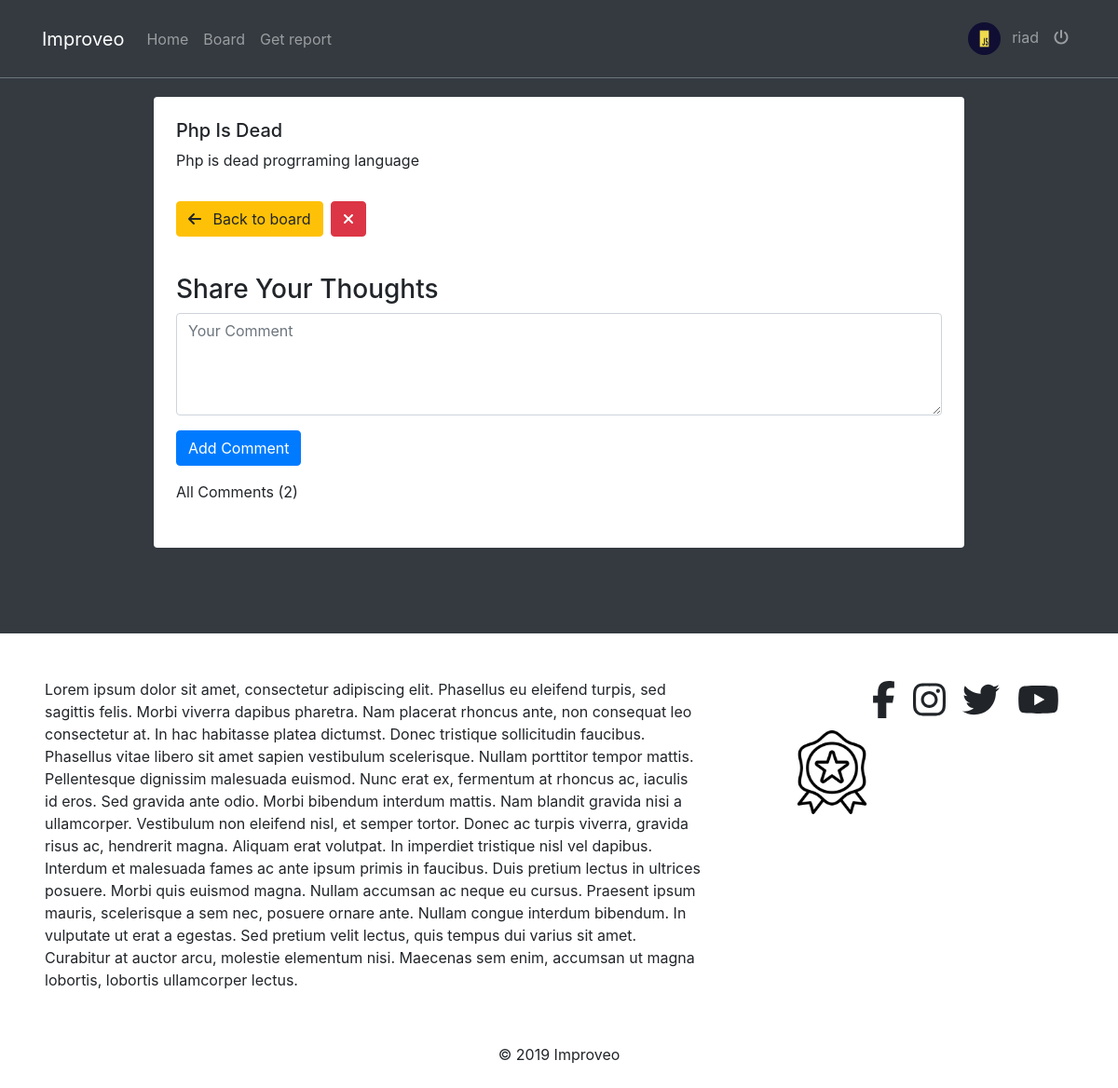
/posts/1/detail/ (signed in), run on the app's committed database.
### posts/models.py (models this page shows, shortened)
class Post(models.Model):
    author = models.ForeignKey(Profile,on_delete=models.CASCADE)
    liked = models.ManyToManyField(Profile,related_name='liked_prof',blank=True)
    updated = models.DateTimeField(auto_now=True)
    created = models.DateTimeField(auto_now_add=True)

class GeneralPost(Post):#bu model templatede gorunende kenarlari qirmizi seklinde gorunecek ve hami bu model ile post yaza biler ve paylasa biler
    title = models.CharField(max_length=200)
    description = models.TextField(max_length=350)
    image = models.ImageField(blank=True,upload_to=get_upload_path,validators=[FileExtensionValidator(['png', 'jpg', 'jpeg'])])

### posts/views.py (the view)
# urls.py: path('<pk>/detail/',GeneralPostDetail.as_view(),name='gp-detail'),
class GeneralPostDetail(LoginRequiredMixin,DetailView):
    model = GeneralPost
    template_name = 'posts/post-detail.html'
    def get_object(self,*args,**kwargs):#yeni objecte get,tut onu,al yeni
        pk = self.kwargs.get('pk')
        post_ = get_object_or_404(GeneralPost,pk=pk)
        return post_
    def get_context_data(self,**kwargs):
        context = super(GeneralPostDetail,self).get_context_data(**kwargs)
        context['form'] = CommentForm()
        return context
    def post(self,*args,**kwargs):
        profile = Profile.objects.get(user=self.request.user)
        post_ = self.get_object()
        form = CommentForm(self.request.POST or None)
        if form.is_valid():
            instance = form.save(commit=False)
            instance.user = profile
            instance.post = post_
            instance.body = form.cleaned_data.get('body')
            form.save()
        return redirect(self.request.META.get('HTTP_REFERER'))#ozunden evvelki seyfeye donur

### posts/forms.py
class CommentForm(forms.ModelForm):
    body = forms.CharField(label='',widget=forms.Textarea(attrs={'rows':'4','placeholder':'Your Comment'}))#widget yerine girdinse demeli uje html yazirsan kimi bir seydi diqqetli ol burda
    class Meta:
        model = Comment
        fields = ['body']

### profiles/context_processors.py (called while the page is built)
def profilePicView(request):
    if request.user.is_authenticated:
        user = request.user
        try:
            profile = Profile.objects.get(user=user)
            picprofile = profile.profile_picture
        except Profile.DoesNotExist:
            picprofile = None
        return {'picprofile': picprofile}
    return{}

def getProfileView(request):
    if request.user.is_authenticated:
        user = request.user
        try:
            profile = Profile.objects.get(user=user)
        except:
            profile = None
        return{'profile':profile}
    return{}

### profiles/models.py (called while the page is built)
    def __str__(self):
        return "{}".format(self.user)

### posts/templates/posts/post-detail.html (shortened to what this page needs)
{% extends "base.html" %}
{% load static %}
{% load crispy_forms_tags %}
{% block content %}
<br>
<div class="col-9 mx-auto">
    <div class="bg-white p-4 rounded">
        {% if object.report %}
                <table class="tg">
                    <tr>
                        <th class="tg-ve35">Author</th>
                        <th class="tg-wo29">{{ object.author }}</th>
                    </tr>
                    <tr>
                        <td class="tg-wo29">Day</td>
                        <td class="tg-wo29">{{ object.report.day }}</td>
                    </tr>
                    <tr>
                        <td class="tg-wo29">Hour from</td>
                        <td class="tg-wo29">{{ object.report.start_hour }}</td>
                    </tr>
                    <tr>
                        <td class="tg-wo29">Hour to</td>
                        <td class="tg-wo29">{{ object.report.end_hour }}</td>
                    </tr>
                    <tr>
                        <td class="tg-wo29">Product / Production Line</td>
                        <td class="tg-wo29">{{ object.report.product }} / {{object.report.production_line}}</td>
                    </tr>
                    <tr>
                        <td class="tg-wo29">Plan / Execution</td>
                        <td class="tg-wo29">{{ object.report.plan }} / {{object.report.execute}}</td>
                    </tr>
                </table>
                <br>
                <strong>{{object.problem_reported.category}}</strong>
                <br>
                <small class="text-muted">{{object.problem_reported.problem_id}}</small>
                <br>
                Cost : {{object.problem_reported.breakdown}} min
        {% else %}
                <h5>{{object.title}}</h5>
                <p>{{object.description}}</p>
        {% endif %}
        <div class="row container text-center">
            <div class="my-3">
                <a href="{% url 'posts:post-list-create' %}">
                    <button class="btn btn-warning">
                        <i class="fas fa-arrow-left mr-2"></i>
                        Back to board
                    </button>
                </a>
            </div>
            {% if not object.report and object.author.user == request.user %}
                <div class="my-3">
                    <a href="{% url 'posts:gp-delete' object.pk %}">
                        <button class="btn btn-danger h-100 ml-2">
                            <i class="fas fa-times"></i>
                        </button>
                    </a>
                </div>
            {% endif %}
        </div>
        <br>
        {% if not object.report %}
            <h3>Share Your Thoughts</h3>
            <form action="" method="POST" class="mb-3">
                {{form|crispy}}
                <button class="btn btn-primary" type="submit">Add Comment</button>
            </form>
            <div id="comments">
                All Comments ({{object.comments.all.count}})
            </div>
            <br>
        {% endif %}
    </div>
</div>
{% endblock content %}

### templates/navbar.html (shortened to what this page needs)
{% load static %}
{% url 'pform:homeView' as path_home %}
{% url 'posts:post-list-create' as path_board %}
{% url 'pform:selectView' as path_select %}
{% url 'profiles:profileView' as path_profiles %}
<nav class="navbar navbar-icon-top navbar-expand-lg navbar-dark bg-dark border-bottom border-secondary font-q fixed-top py-3">
    <div class="container">
        <a class="navbar-brand" href="{% url 'pform:homeView' %}">Improveo</a>
        <div class="collapse navbar-collapse" id="navbarSupportedContent">
            <ul class="navbar-nav mr-auto">
                <li class="nav-item">
                    <a class="nav-link {% if request.path == path_home %}active{% endif %}" href="{{path_home}}">Home</a>
                </li>
                <li class="nav-item">
                    <a class="nav-link {% if request.path == path_board %}active{% endif %}" href="{{path_board}}">Board</a>
                </li>
                <li class="nav-item">
                    <a class="nav-link {% if request.path == path_select %}active{% endif %}" href="{{path_select}}">Get report</a>
                </li>
            </ul>
            <ul class="navbar-nav">
                {% if request.user.is_authenticated %}
                    <li class="nav-item">
                        <a href="{{path_profiles}}" class="nav-link {% if request.path == path_profiles %} active {% endif %}">
                            <img src="{{picprofile.url}}" class="img-avatar" style="height:35px;width:35px;border-radius: 50%;" alt="profile picture">
                            <span class="ml-2">{{request.user}}</span>
                        </a>
                    </li>
                    <li class="nav-item">
                        <a class="nav-link" href="{% url 'account_logout' %}">
                            <i class="fas fa-power-off mt-2"></i>
                        </a>
                    </li>
                {% else %}
                    <li class="nav-item">
                            <a class="nav-link" href="{% url 'account_login' %}">
                                <i class="fa fa-sign-in-alt"></i>
                            </a>
                    </li>
                {% endif %}
            </ul>
        </div>
    </div>
</nav>

### static_proj/css/style.css (style rules this page uses)
.img-avatar { height: 35px; width: 35px; border-radius: 50%; }

### posts/templates/posts/post-detail.html (style rules this page uses)
#comments { cursor: pointer; }

### data on the page
GeneralPost: title "Php Is Dead", description "Php is dead progrraming language", comments.all.count "2"

### other printed values
{{ request.user }} "riad"
